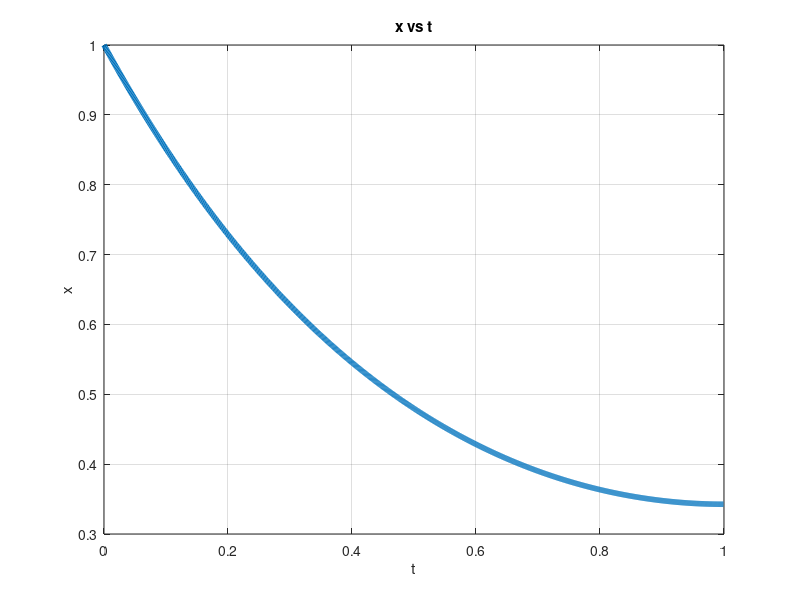
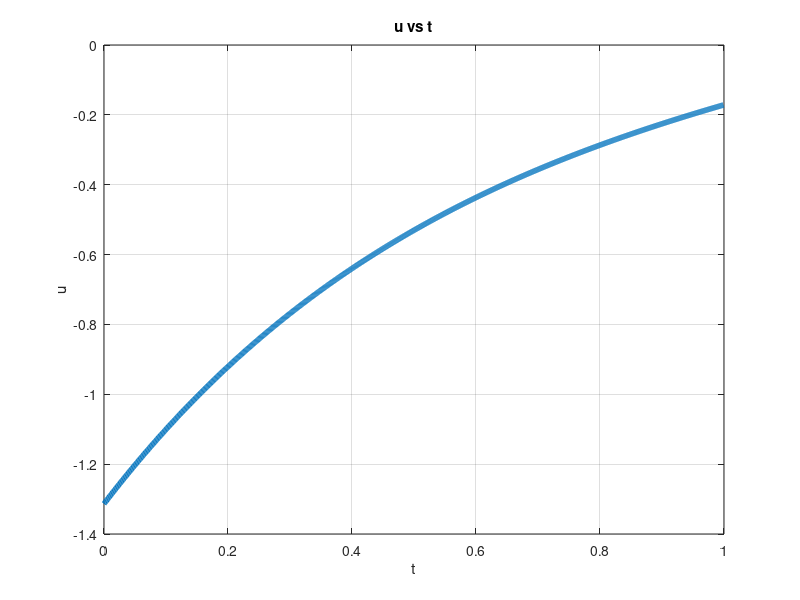
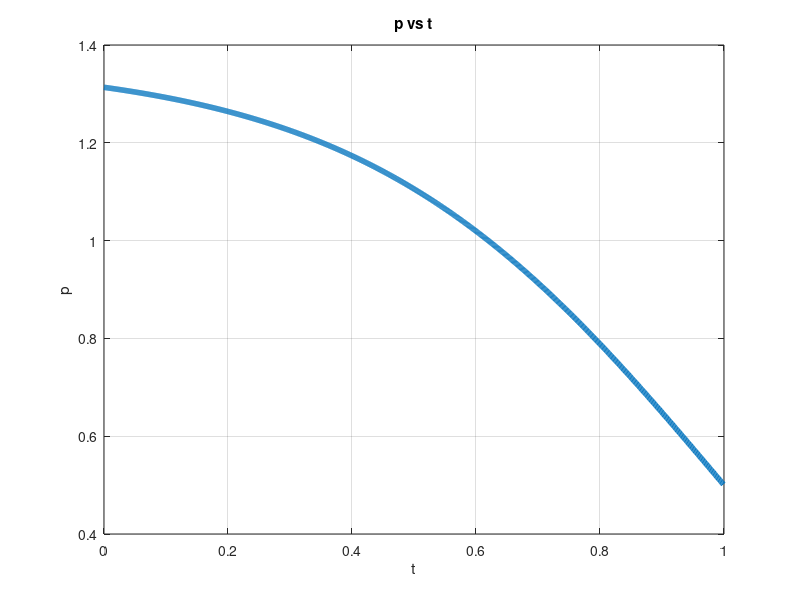

These figures' MATLAB source, in order:
%% Sol 4- Analytical

%% Simulate the solution
a = 1;
b = 2;
q = 1; r = 2; k = 0.5;

x0 = 1;

t1 = 1; t0 = 0;
dt = 0.001;

% Create containers
X = [];
T = [];
U = [];
P = [];

% M
M = [a, -b*inv(r)*transpose(b); -q, -transpose(a)];

x = x0;
t = t0;
while ( t <= t1 )

  T = [T;t];
  X = [X,x];   

  eM = expm( M.*(t - t1) );
  xxyy = eM*[1; k];
  xx = xxyy(1);  
  yy = xxyy(2);

  p = yy*inv(xx);
  P = [P,p];

  u = -inv(r)*transpose(b)*p*x;
  U=[U,u];
  x = x + dt*(a*x + b*u); 
  t = t + dt;
 
end

% Plots 
figure(1); 
plot(T,X,'linewidth', 4 );
grid on;
ylabel('x'); xlabel('t'); title("x vs t");
print('Question4X.png', '-dpng');

figure(2);
plot(T,U, 'linewidth', 4 );
grid on;
ylabel('u'); xlabel('t');title("u vs t");
print('Question4U.png', '-dpng');

figure(3);
plot(T,P, 'linewidth', 4 );
grid on;
ylabel('p'); xlabel('t');title("p vs t");
print('Question4P.png', '-dpng');
